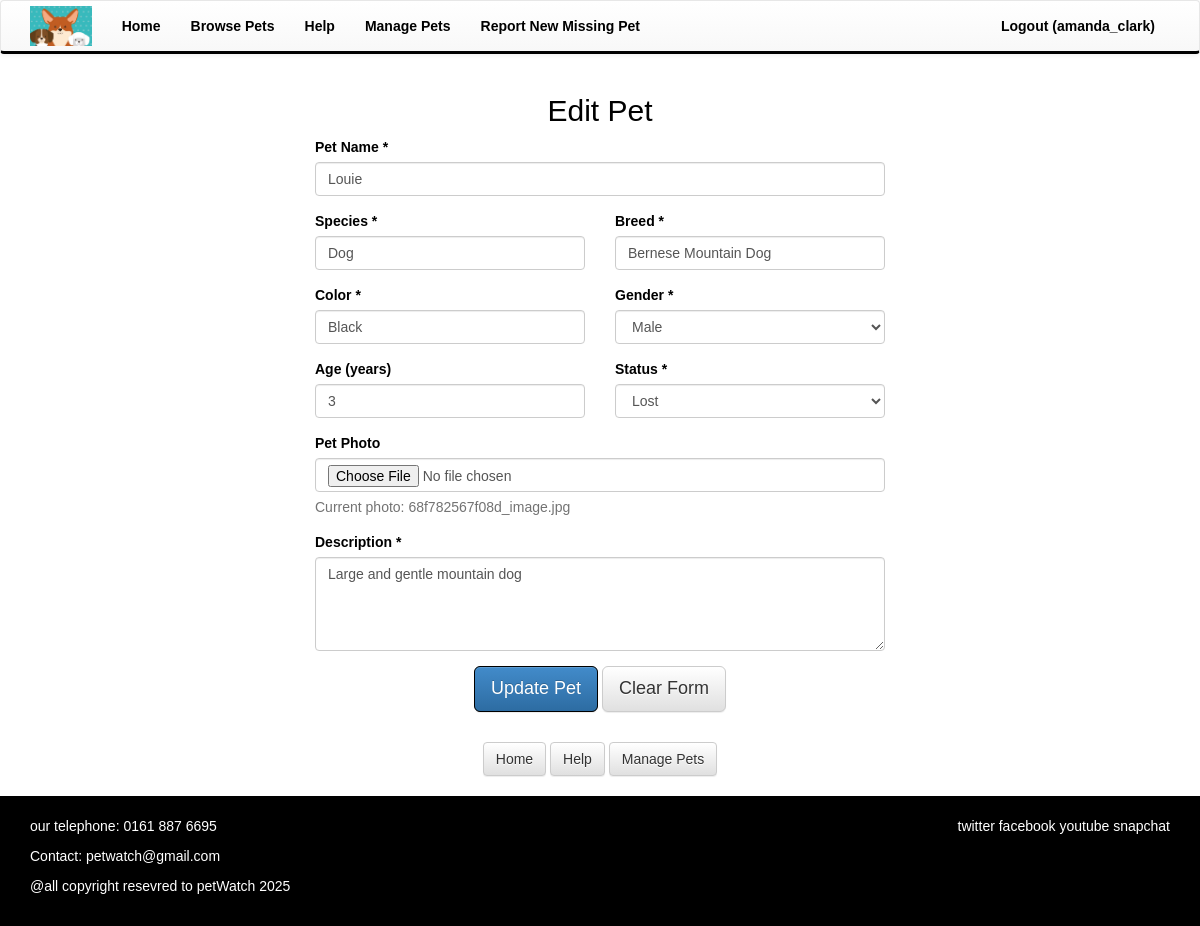
Page /controllers/report_pet.php?edit_id=50 (signed in) on the committed database.
### tables this page shows
CREATE TABLE "pets"
(
    id            INTEGER
        primary key autoincrement,
    name          TEXT,
    species       TEXT,
    breed         TEXT,
    color         TEXT,
    photo_url     TEXT,
    status        TEXT,
    description   TEXT,
    date_reported DATE,
    user_id       INTEGER
        references users,
    gender        TEXT,
    age           DECIMAL(4, 2),
    check (age >= 0 AND age <= 100),
    check (gender IN ('Male', 'Female')),
    check (status IN ('lost', 'found'))
);

### controllers/report_pet.php (called while the page is built, shortened)
<?php
require_once '../Model/PetOwnerModel.php';
$db = getDbConnection();
$petOwnerModel = new PetOwnerModel($db);
$edit_mode = false;
$pet_data = null;
if (isset($_GET['edit_id'])) {
    $edit_mode = true;
    $pet_id = (int)$_GET['edit_id'];
    $pet_data = $petOwnerModel->getPetById($pet_id, $_SESSION['user_id']);
}
include '../views/report_pet.phtml';
?>

### Model/PetOwnerModel.php (called while the page is built, shortened)
<?php
class PetOwnerModel
{
    private $db;
    public function __construct(PDO $db)
    {
        $this->db = $db;
    }
    public function getPetById($pet_id, $user_id)
    {
        $stmt = $this->db->prepare("
            SELECT p.*,
                   COUNT(s.id) as sighting_count,
                   COALESCE(SUM(s.reward), 0) as total_reward
            FROM pets p
            LEFT JOIN sightings s ON p.id = s.pet_id
            WHERE p.id = ? AND p.user_id = ?
            GROUP BY p.id
        ");
        $stmt->execute([$pet_id, $user_id]);
        return $stmt->fetch(PDO::FETCH_ASSOC);
    }
}
?>

### views/report_pet.phtml (the view, shortened to what this page needs)
<?php include 'template/header.phtml'; ?>
    <div class="row">
        <div class="col-md-6 col-md-offset-3">
            <h2 class="text-center"><?php echo $edit_mode ? 'Edit Pet' : 'Report New Missing Pet'; ?></h2>
            <form method="post" action="report_pet.php<?php echo $edit_mode ? '?edit_id=' . $pet_data['id'] : ''; ?>" enctype="multipart/form-data">
                <div class="form-group">
                    <label for="name">Pet Name *</label>
                    <input type="text" class="form-control" id="name" name="name"
                           value="<?php echo $edit_mode ? htmlspecialchars($pet_data['name']) : ''; ?>" required>
                </div>
                <div class="row">
                    <div class="col-sm-6">
                        <div class="form-group">
                            <label for="species">Species *</label>
                            <input type="text" class="form-control" id="species" name="species"
                                   value="<?php echo $edit_mode ? htmlspecialchars($pet_data['species']) : ''; ?>" required>
                        </div>
                    </div>
                    <div class="col-sm-6">
                        <div class="form-group">
                            <label for="breed">Breed *</label>
                            <input type="text" class="form-control" id="breed" name="breed"
                                   value="<?php echo $edit_mode ? htmlspecialchars($pet_data['breed']) : ''; ?>" required>
                        </div>
                    </div>
                </div>
                <div class="row">
                    <div class="col-sm-6">
                        <div class="form-group">
                            <label for="color">Color *</label>
                            <input type="text" class="form-control" id="color" name="color"
                                   value="<?php echo $edit_mode ? htmlspecialchars($pet_data['color']) : ''; ?>" required>
                        </div>
                    </div>
                    <div class="col-sm-6">
                        <div class="form-group">
                            <label for="gender">Gender *</label>
                            <select class="form-control" id="gender" name="gender" required>
                                <option value="Male" <?php echo ($edit_mode && $pet_data['gender'] == 'Male') ? 'selected' : ''; ?>>Male</option>
                            </select>
                        </div>
                    </div>
                </div>
                <div class="row">
                    <div class="col-sm-6">
                        <div class="form-group">
                            <label for="age">Age (years)</label>
                            <input type="number" class="form-control" id="age" name="age"
                                   value="<?php echo $edit_mode ? htmlspecialchars($pet_data['age']) : ''; ?>"
                                   min="0" max="100" step="0.1">
                        </div>
                    </div>
                    <div class="col-sm-6">
                        <div class="form-group">
                            <label for="status">Status *</label>
                            <select class="form-control" id="status" name="status" required>
                                <option value="lost" <?php echo ($edit_mode && $pet_data['status'] == 'lost') ? 'selected' : ''; ?>>Lost</option>
                            </select>
                        </div>
                    </div>
                </div>
                <div class="form-group">
                    <label for="photo">Pet Photo</label>
                    <input type="file" class="form-control" id="photo" name="photo" accept="image/*">
                    <?php if ($edit_mode && !empty($pet_data['photo_url'])): ?>
                        <p class="help-block">
                            Current photo: <?php echo htmlspecialchars($pet_data['photo_url']); ?>
                        </p>
                    <?php endif; ?>
                </div>
                <div class="form-group">
                    <label for="description">Description *</label>
                    <textarea class="form-control" id="description" name="description" rows="4" required><?php echo $edit_mode ? htmlspecialchars($pet_data['description']) : ''; ?></textarea>
                </div>
                <div class="form-group text-center">
                    <button type="submit" name="action" value="save" class="btn btn-primary btn-lg">
                        <?php echo $edit_mode ? 'Update Pet' : 'Save Pet'; ?>
                    </button>
                    <button type="submit" name="action" value="delete" class="btn btn-default btn-lg">
                        Clear Form
                    </button>
                </div>
            </form>
            <div class="text-center" style="margin-top: 30px;">
                <a href="../index.php" class="btn btn-default">Home</a>
                <a href="help.php" class="btn btn-default">Help</a>
                <a href="manage_pets.php" class="btn btn-default">Manage Pets</a>
            </div>
        </div>
    </div>
<?php include 'template/footer.phtml'; ?>

### css/my-style.css (style rules this page uses)
html, body { height: 100%; margin: 0; padding: 0; }
body { background-color: white; color: black; font-family: Arial, sans-serif; display: flex; flex-direction: column; min-height: 100vh; }
.btn-primary { background-color: black; border-color: black; }

### rows in the picture
pets: name "Louie", species "Dog", breed "Bernese Mountain Dog", color "Black", gender "Male", age "3", status "Lost", photo_url "68f782567f08d_image.jpg", description "Large and gentle mountain dog"

### other values in the picture
$_SESSION['username'] "amanda_clark"
